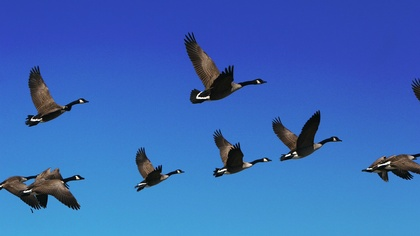
%> input picture Lab06/ptaki.jpg, 420 x 236 px, shrunk from 1279 x 719 before the run
$ octave script.m   (GNU Octave 9; MATLAB toolbox functions it lacks are replaced by stand-ins)
%> lines starting %> are read from the running program, lines starting %| are printed output that depends on the picture; in (x1, y1, x2, y2) boxes, pixels count from 0 and x2, y2 are one past the last pixel; in counts of white or black regions, pixels touching at a corner belong together; the program's own positions count from 1
clear; clc; clf; close all;

% 01 - wczytanie ptakow i binaryzacja - ptaki biale, tlo czarne
im = rgb2gray(double(imread("ptaki.jpg"))/255);
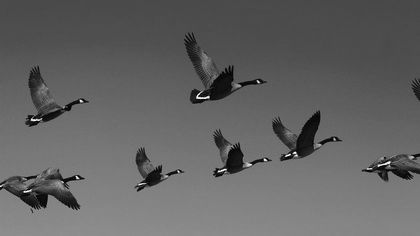
%> im: size 236x420 double; min 0.000894, max 0.999, mean 0.389
t=graythresh(im);
%> t = 0.384
bim=im;
t=0.277;
bim(bim<t)=0;
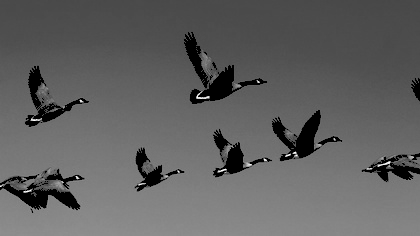
%> bim: size 236x420 double; 6.46% of pixels changed, all inside (x1, y1, x2, y2) = (0, 32, 420, 213)
bim(bim>=t)=1;
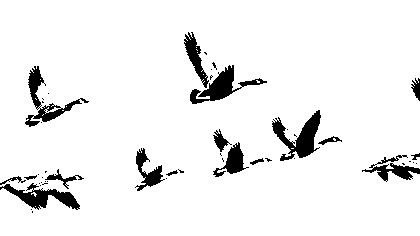
%> bim: size 236x420 double; values 0 (black) and 1 (white), 93.5% white; 48 black regions (31 under 20 px), largest, box (x1, y1, x2, y2) and area: (272, 110, 321, 161) 1009, (190, 65, 267, 104) 911, (0, 183, 80, 210) 848
bim=1-bim;
bim=imclose(bim,ones(15));
%> bim: size 236x420 double; values 0 (black) and 1 (white), 9.9% white; 7 white regions, largest, box (x1, y1, x2, y2) and area: (213, 110, 342, 177) 2614, (184, 32, 267, 104) 2033, (0, 169, 84, 213) 2028
imshow(bim)

% jasnosc gesi pokryw sie z jasnoscia tła
% nie da sie postawic dobrze progu
% poniewaz nie ktore kanały nadrabiaja za inne to

% na niebieskim spodziewamy sie zobaczyc gesi najlepiej

%wyswietlenie skladowych kolorow w skali szarosci
figure;
im = double(imread("ptaki.jpg"))/255;
%> im: size 236x420x3 double
subplot(2,3,1);
imshow(im(:,:,1));
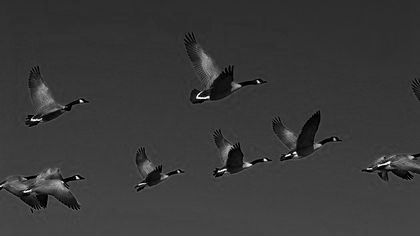
%> displayed picture: size 236x420, on the screen's scale of 0 to 255; min 0, max 255, mean 56.9
subplot(2,3,2);
imshow(im(:,:,2));
subplot(2,3,3);
imshow(im(:,:,3));
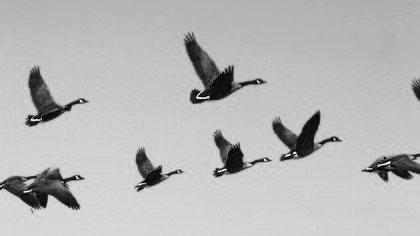
%> displayed picture: size 236x420, on the screen's scale of 0 to 255; min 0, max 255, mean 184.4
subplot(2,3,4);
imhist(im(:,:,1));
subplot(2,3,5);
imhist(im(:,:,2));
subplot(2,3,6);
imhist(im(:,:,3));
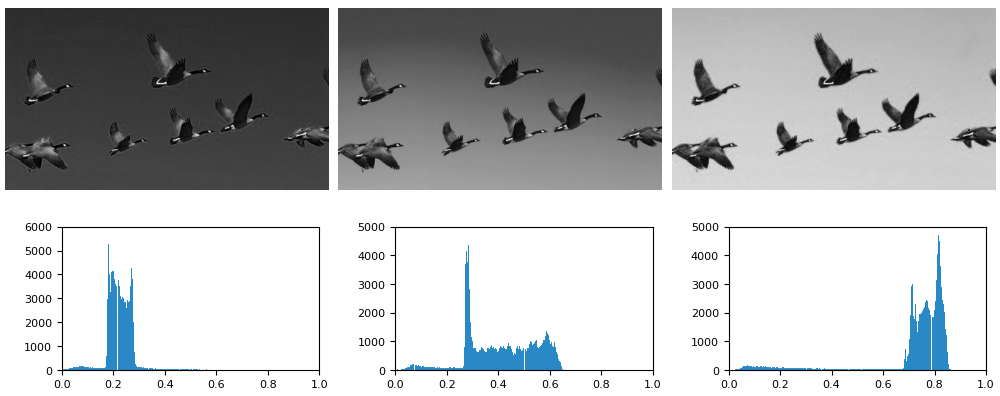
%> figure redrawn from the program's plot data, 6 panels

% czerwonego mało - rawie wcale
% top co sie zmienia to ilosc zieolengo - gradient ktory nam rozkłada binaryzaacje
% niebieska fajnie duzo info

% jasne czesci z czerownego
% niebieskie czesci z niebieskiego

%zabranie czesci ptakow z poszczegolnych kolorow
figure;
r=imbinarize(im(:,:,1),.3);
%> r: size 236x420 logical; 3.3% white; 164 white regions (145 under 20 px), largest, box (x1, y1, x2, y2) and area: (0, 167, 81, 205) 788, (35, 81, 65, 114) 410, (197, 49, 220, 90) 386
b=imbinarize(im(:,:,3),.5);
%> b: size 236x420 logical; 91.3% white; 11 black regions (2 under 20 px), largest, box (x1, y1, x2, y2) and area: (184, 33, 266, 104) 1843, (0, 168, 84, 210) 1782, (272, 111, 342, 161) 1277
bim=r|~b; %wczesniej bylo r|b ale wyciagane biale i czarne bylo na odwrot wiec trzeba odwrocic niebieski
%> bim: size 236x420 logical; 9.8% white; 16 white regions (8 under 20 px), largest, box (x1, y1, x2, y2) and area: (0, 167, 84, 214) 2131, (184, 33, 266, 104) 1899, (272, 111, 342, 163) 1381
bim=imopen(bim,ones(7));
%> bim: size 236x420 logical; 8.2% white; 8 white regions, largest, box (x1, y1, x2, y2) and area: (0, 169, 78, 209) 1825, (186, 38, 237, 103) 1690, (273, 115, 320, 159) 1135
subplot(3,1,1);
imshow(r);
subplot(3,1,2);
imshow(b);
subplot(3,1,3);
imshow(bim);


figure;
bim = imclose(bim, ones(5));
%> bim: size 236x420 logical; 8.2% white; 8 white regions
bim = imopen(bim, ones(5));
l = bwlabel(bim); % labelowanie
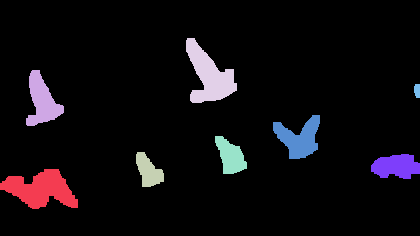
%> l: size 236x420 double; 9 distinct labels, from 0 to 8; one colour per label, 0 black
n = max(l(:));
%> n = 8

figure;
a = regionprops(l == 4, 'all');
%> a = 1 region; box (x1, y1, x2, y2), Area, Centroid, MajorAxisLength, MinorAxisLength and Eccentricity: (186, 38, 237, 103) 1698 [209.7 76.4] 72.2 41.53 0.818
% imshow(a);

% a -jest stuktura
% area - pole powierzchni w pixelach - liczy ile bialych pixeli
% centroid - srodek masy fizycznie przy zalozeniu jednorodnosci
% bounding box - najmniejszy brostokat ktory jest w stanie opisac figure - rownolegly do osi ukladu 4 liczby x1 x2 y1 y2

% najmniejszy jaki kolwiek prostokat opisujacy figure
% major axis lenght - dlugosc osi w ktorej ma najdluzsza rozpietosc
% minor axis length - pod katem prostym do osi glownej

% excentricity - przesuniecie srodka masy w zgledem srodka bounding boxa (0-1)

% orientation - kat glownej osi

% convex ... - dla 3d - powierchnia zewnetrzna

% image - wyciety obrazek

% filed image - ten sam obrazek tylko z wypelnionymi dziurami -
% zastosowanie dla np tomografia kosci/betonu pow porowate - jak duza czesci jest wypelniona

% eluer number - ilosc obiektow - ilosc dziur

% extrema wspolrzedne prawo lewo gora dol najbardziej wysuniete - jest 8 bo
% moze byc wiecej niz jeden punktow extremalnych - dla kazdego kierunku po
% 2 punkty - jesli jeden taki punkt to zwracami go 2 razy

% solidity - stounnek pola figury do pola bounding boxa - miar jak duza czesc przestrzeni wypelnia powierchnie


% perlimiter - obwod - z dystansow kwazi euklidesowych lub wielomain przyblizyc
% perlimiter - stary sposob licznia

% Osie Fereta dlugosci bounding boxa


% chcemy porownywac do czegos a tym czyms najlepiej jak jest do kolo -
% - nie zalezy od osi uklady wszytko
% - parametryzowane 1 liczba
% - jest extremalne w ktora ze stron

% Pole kola jest taki jak pole kasztaltu
% pole kazdej figury da sie przyrowna do pola kola o jakims promieniu
%  R = sqrt(A/pi)

% mozem yetz zrobic z obwodem ze powiemy ze obwod tej figury jest rowny obwodowi figury
% R_p = P/(2pi)

% R_a/R_p \in (0,1] -  stosunek kol nizalezny od skali - circularity

% Czesto podobienstwo wyrazamy przez niepodobienstwo jak nie podobienstwo = 0 to sa takie same

%   wspolczynnik ksztaltu Ra/Rs
%   wspolczynnik malinowskiej - Rp/Ra-1 : im blizej kola tym blizej zera
%   wspolczynnik Bloir-Bliss  -
%   wspolczynnik Danielssona  - to co wyzej z centroidem tylko dla do krawedzi - dla kola malo
%   wspolczynnik Haralicka    - srednia odlegosc od najblizszej krawedzi - dla kola duzo
%   wspolczynnik Fereta

% A O 5

AO5RBlairBliss(bim)
%> (this line was passed over: AO5RBlairBliss is not available in this run)

%macierz wszystkich wspolczynniki dla wszystkich kaczek

%        W1 W2 W3 W4 W5 W6 W7 W8
%     g1
%     g2
%     g3
%     g4
%     g5
%     g6
%     g7
%     g8

% @ uchwyt do funkcji w matlab
% f{} - wywołanie funkcji

fm = {@AO5RBlairBliss, @AO5RCircularityL, @AO5RCircularityS, @AO5RDanielsson, @AO5RFeret, @AO5RHaralick, @AO5RMalinowska, @AO5RShape};
matrix = zeros(max(l,[],"all"),length(fm));
for i = 1:length(fm)
    for j = 1:max(l,[],"all")
%> (the run ends here)
